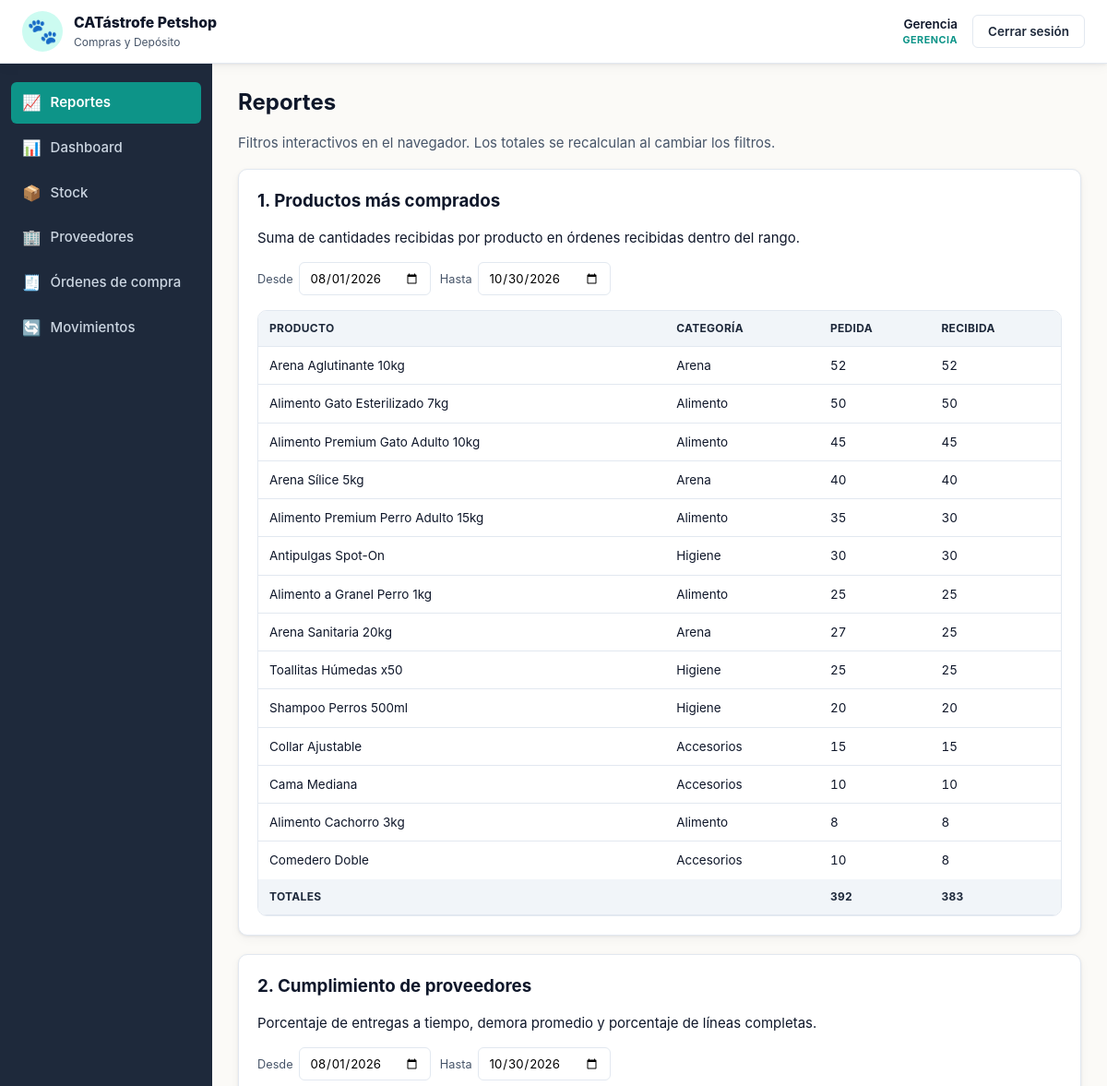
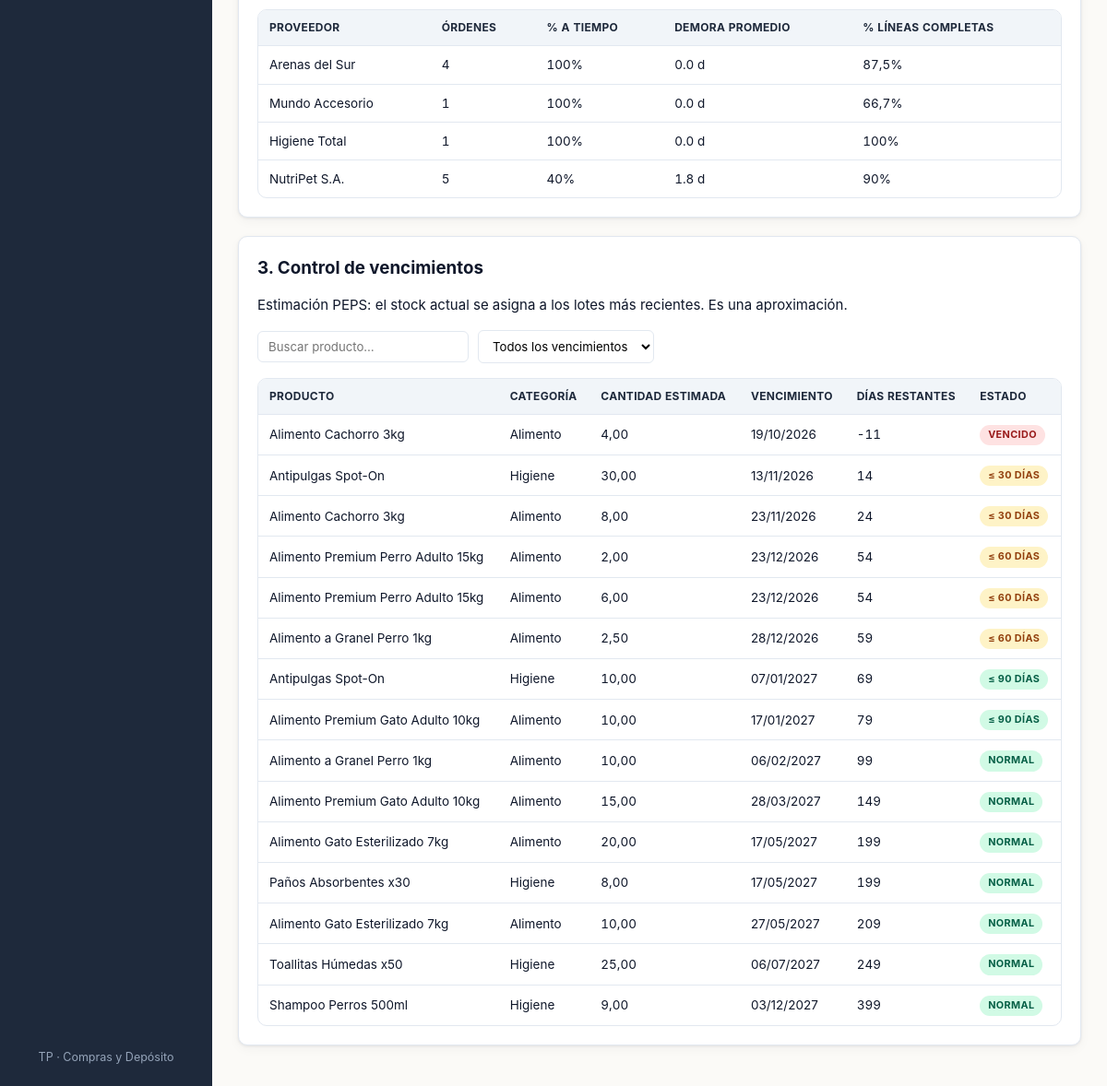
Page /views/reportes.php (signed in) on the committed database (2 pictures, top to bottom).
### tables this page shows
CREATE TABLE movimientos_deposito (
    id                 INT AUTO_INCREMENT PRIMARY KEY,
    producto_id        INT NOT NULL,
    usuario_id         INT NOT NULL,
    motivo_id          INT NOT NULL,
    orden_id           INT NULL,
    tipo               ENUM('entrada','salida') NOT NULL,
    cantidad           DECIMAL(10,2) NOT NULL,
    fecha_vencimiento  DATE NULL,
    fecha              DATETIME NOT NULL DEFAULT CURRENT_TIMESTAMP,
    CONSTRAINT fk_mov_prod  FOREIGN KEY (producto_id) REFERENCES productos(id)           ON DELETE RESTRICT,
    CONSTRAINT fk_mov_user  FOREIGN KEY (usuario_id)  REFERENCES usuarios(id)            ON DELETE RESTRICT,
    CONSTRAINT fk_mov_mot   FOREIGN KEY (motivo_id)   REFERENCES motivos_movimiento(id)  ON DELETE RESTRICT,
    CONSTRAINT fk_mov_orden FOREIGN KEY (orden_id)    REFERENCES ordenes_compra(id)      ON DELETE RESTRICT,
    CONSTRAINT chk_mov_cant CHECK (cantidad > 0)
);

CREATE TABLE productos (
    id              INT AUTO_INCREMENT PRIMARY KEY,
    categoria_id    INT NOT NULL,
    proveedor_id    INT NOT NULL,
    nombre          VARCHAR(120) NOT NULL,
    descripcion     TEXT,
    stock_actual    DECIMAL(10,2) NOT NULL DEFAULT 0,
    stock_minimo    DECIMAL(10,2) NOT NULL DEFAULT 0,
    stock_maximo    DECIMAL(10,2) NOT NULL DEFAULT 0,
    unidad_medida   VARCHAR(20) NOT NULL DEFAULT 'unidad',
    activo          TINYINT(1) NOT NULL DEFAULT 1,
    CONSTRAINT fk_prod_cat  FOREIGN KEY (categoria_id) REFERENCES categorias(id) ON DELETE RESTRICT,
    CONSTRAINT fk_prod_prov FOREIGN KEY (proveedor_id) REFERENCES proveedores(id) ON DELETE RESTRICT,
    CONSTRAINT chk_prod_stock_actual CHECK (stock_actual >= 0),
    CONSTRAINT chk_prod_stock_min    CHECK (stock_minimo >= 0),
    CONSTRAINT chk_prod_stock_max    CHECK (stock_maximo >= stock_minimo)
);

CREATE TABLE categorias (
    id                    INT AUTO_INCREMENT PRIMARY KEY,
    nombre                VARCHAR(80) NOT NULL UNIQUE,
    controla_vencimiento  TINYINT(1) NOT NULL DEFAULT 0
);

### includes/funciones.php (called while the page is built, shortened)
<?php
function e($v): string
{
    return htmlspecialchars((string)$v, ENT_QUOTES, 'UTF-8');
}
function obtener_lotes_peps(PDO $pdo): array
{
    $sql = "SELECT m.id, m.producto_id, p.nombre AS producto, c.nombre AS categoria,
                   m.cantidad, m.fecha, m.fecha_vencimiento, p.stock_actual
            FROM movimientos_deposito m
            JOIN productos p   ON p.id = m.producto_id
            JOIN categorias c  ON c.id = p.categoria_id
            WHERE m.tipo = 'entrada' AND m.fecha_vencimiento IS NOT NULL
              AND p.activo = 1 AND c.controla_vencimiento = 1
            ORDER BY m.producto_id, m.fecha DESC, m.id DESC";
    $rows = $pdo->query($sql)->fetchAll();
    $por_producto = [];
    foreach ($rows as $r) {
        $por_producto[(int)$r['producto_id']][] = $r;
    }
    $hoy_ts = strtotime('today');
    $lotes = [];
    foreach ($por_producto as $pid => $lista) {
        $stock = (float)$lista[0]['stock_actual'];
        foreach ($lista as $lot) {
            if ($stock <= 0) {
                break;
            }
            $asignado = min($stock, (float)$lot['cantidad']);
            $stock -= $asignado;
            $venc_ts = strtotime((string)$lot['fecha_vencimiento']);
            $dias = (int)ceil(($venc_ts - $hoy_ts) / 86400);
            if ($dias < 0) {
                $ventana = 'vencido';
            } elseif ($dias <= 30) {
                $ventana = '30';
            } elseif ($dias <= 60) {
                $ventana = '60';
            } elseif ($dias <= 90) {
                $ventana = '90';
            } else {
                $ventana = 'normal';
            }
            $lotes[] = [
                'movimiento_id'     => (int)$lot['id'],
                'producto_id'       => $pid,
                'producto'          => $lot['producto'],
                'categoria'         => $lot['categoria'],
                'cantidad'          => $asignado,
                'fecha_entrada'     => $lot['fecha'],
                'fecha_vencimiento' => $lot['fecha_vencimiento'],
                'dias_restantes'    => $dias,
                'ventana'           => $ventana,
            ];
        }
    }
    return $lotes;
}

### views/reportes.php (the view, shortened to what this page needs)
<?php
require_once __DIR__ . '/../config/db.php';
require_once __DIR__ . '/../includes/funciones.php';
$lotes = obtener_lotes_peps($pdo);
$desde = date('Y-m-d', strtotime('-90 days'));
$hasta = date('Y-m-d');
require __DIR__ . '/../includes/header.php';
?>
<h1>Reportes</h1>
<p class="muted mb-3">Filtros interactivos en el navegador. Los totales se recalculan al cambiar los filtros.</p>
<div class="card">
    <h2>1. Productos más comprados</h2>
    <p class="hint">Suma de cantidades recibidas por producto en órdenes recibidas dentro del rango.</p>
    <div class="filters">
        <label>Desde <input type="date" id="comp-desde" value="<?= e($desde) ?>"></label>
        <label>Hasta <input type="date" id="comp-hasta" value="<?= e($hasta) ?>"></label>
    </div>
    <div class="table-wrap">
        <table class="table" id="tabla-compras">
            <thead>
                <tr><th>Producto</th><th>Categoría</th><th class="num">Pedida</th><th class="num">Recibida</th></tr>
            </thead>
            <tbody></tbody>
            <tfoot></tfoot>
        </table>
    </div>
</div>
<div class="card">
    <h2>2. Cumplimiento de proveedores</h2>
    <p class="hint">Porcentaje de entregas a tiempo, demora promedio y porcentaje de líneas completas.</p>
    <div class="filters">
        <label>Desde <input type="date" id="prov-desde" value="<?= e($desde) ?>"></label>
        <label>Hasta <input type="date" id="prov-hasta" value="<?= e($hasta) ?>"></label>
    </div>
    <div class="table-wrap">
        <table class="table" id="tabla-proveedores">
            <thead>
                <tr>
                    <th>Proveedor</th><th class="num">Órdenes</th>
                    <th class="num">% a tiempo</th><th class="num">Demora promedio</th>
                    <th class="num">% líneas completas</th>
                </tr>
            </thead>
            <tbody></tbody>
        </table>
    </div>
</div>
<div class="card">
    <h2>3. Control de vencimientos</h2>
    <p class="hint">Estimación PEPS: el stock actual se asigna a los lotes más recientes. Es una aproximación.</p>
    <div data-filtros-container>
        <div class="filters">
            <input type="text" data-filtro="texto" placeholder="Buscar producto…">
            <select data-filtro="ventana">
                <option value="">Todos los vencimientos</option>
            </select>
        </div>
        <div class="table-wrap">
            <table class="table" data-filtro-tabla>
                <thead>
                    <tr>
                        <th>Producto</th><th>Categoría</th>
                        <th class="num">Cantidad estimada</th>
                        <th>Vencimiento</th><th class="num">Días restantes</th><th>Estado</th>
                    </tr>
                </thead>
                <tbody>
                <?php foreach ($lotes as $l):
                    $ventanaLabel = match ($l['ventana']) {
                        'vencido' => ['Vencido', 'demora'],
                        '30'      => ['≤ 30 días', 'pendiente'],
                        '60'      => ['≤ 60 días', 'proximo'],
                        '90'      => ['≤ 90 días', 'normal'],
                        default   => ['Normal', 'normal'],
                    };
                ?>
                    <tr data-nombre="<?= e($l['producto']) ?>" data-ventana="<?= e($l['ventana']) ?>">
                        <td><?= e($l['producto']) ?></td>
                        <td><?= e($l['categoria']) ?></td>
                        <td class="num"><?= e(number_format((float)$l['cantidad'], 2, ',', '.')) ?></td>
                        <td><?= e(date('d/m/Y', strtotime($l['fecha_vencimiento']))) ?></td>
                        <td class="num"><?= (int)$l['dias_restantes'] ?></td>
                        <td><span class="badge badge-<?= e($ventanaLabel[1]) ?>"><?= e($ventanaLabel[0]) ?></span></td>
                    </tr>
                <?php endforeach; ?>
                </tbody>
            </table>
        </div>
    </div>
</div>
<?php
require __DIR__ . '/../includes/footer.php';

### assets/css/style.css (style rules this page uses)
:root { --blanco-calido: #fbfaf7; --gris-suave: #f1f5f9; --gris-borde: #e2e8f0; --gris-texto: #475569; --turquesa-900: #0f766e; --turquesa-700: #0d9488; --turquesa-500: #14b8a6; --turquesa-100: #ccfbf1; --verde-700: #059669; --verde-500: #10b981; --verde-100: #d1fae5; --magenta-700: #a21caf; --magenta-500: #d946ef; --magenta-100: #fae8ff; --azul-900: #0f172a; --azul-800: #1e293b; --azul-700: #334155; --ambar-100: #fef3c7; --ambar-500: #f59e0b; --rojo-100: #fee2e2; --rojo-500: #ef4444; --radio: 10px; --radio-sm: 6px; --sombra: 0 1px 3px rgba(15,23,42,.08), 0 4px 12px rgba(15,23,42,.04); --sombra-lg: 0 8px 30px rgba(15,23,42,.12); --fuente: -apple-system, BlinkMacSystemFont, "Segoe UI", Roboto, "Helvetica Neue", Arial, sans-serif; }
* { box-sizing: border-box; }
html, body { margin: 0; padding: 0; font-family: var(--fuente); background: var(--blanco-calido); color: var(--azul-900); font-size: 15px; line-height: 1.5; }
h1, h2, h3 { margin: 0 0 .5em; color: var(--azul-900); font-weight: 700; }
h1 { font-size: 1.6rem; }
h2 { font-size: 1.25rem; }
.card { background: #fff; border-radius: var(--radio); border: 1px solid var(--gris-borde); box-shadow: var(--sombra); padding: 20px; margin-bottom: 20px; }
.table-wrap { overflow-x: auto; border-radius: var(--radio); border: 1px solid var(--gris-borde); background: #fff; }
table.table { width: 100%; border-collapse: collapse; font-size: .9rem; }
table.table th, table.table td { padding: 10px 12px; text-align: left; border-bottom: 1px solid var(--gris-borde); vertical-align: middle; }
table.table th { background: var(--gris-suave); font-weight: 700; color: var(--azul-800); font-size: .8rem; text-transform: uppercase; letter-spacing: .3px; }
table.table tbody tr:last-child td { border-bottom: none; }
.num { text-align: right; font-variant-numeric: tabular-nums; }
.badge { display: inline-block; padding: 3px 9px; border-radius: 999px; font-size: .72rem; font-weight: 700; text-transform: uppercase; letter-spacing: .4px; }
.badge-proximo { background: var(--ambar-100); color: #92400e; }
.badge-normal { background: var(--verde-100); color: #065f46; }
.badge-pendiente { background: var(--ambar-100); color: #92400e; }
.badge-demora { background: var(--rojo-100); color: #991b1b; }
.filters { display: flex; flex-wrap: wrap; gap: 10px; margin-bottom: 16px; align-items: center; }
.filters input[type="text"], .filters input[type="date"], .filters select { padding: 8px 11px; border: 1px solid var(--gris-borde); border-radius: var(--radio-sm); font-family: inherit; font-size: .88rem; background: #fff; }
.filters input[type="text"] { min-width: 220px; }
.filters label { display: inline-flex; align-items: center; gap: 6px; font-size: .85rem; color: var(--gris-texto); }
.muted { color: var(--gris-texto); }
.mb-3 { margin-bottom: 16px; }

### rows in the picture
movimientos_deposito: producto.nombre "Alimento Cachorro 3kg", categorias.nombre "Alimento", cantidad "4,00", fecha_vencimiento "19/10/2026", dias_restantes "-11", ventanaLabel "VENCIDO"
movimientos_deposito: producto.nombre "Antipulgas Spot-On", categorias.nombre "Higiene", cantidad "30,00", fecha_vencimiento "13/11/2026", dias_restantes "14", ventanaLabel "≤ 30 DÍAS"
movimientos_deposito: producto.nombre "Alimento Cachorro 3kg", categorias.nombre "Alimento", cantidad "8,00", fecha_vencimiento "23/11/2026", dias_restantes "24", id "≤ 30 DÍAS"
movimientos_deposito: producto.nombre "Alimento Premium Perro Adulto 15kg", categorias.nombre "Alimento", cantidad "2,00", fecha_vencimiento "23/12/2026", dias_restantes "54", ventanaLabel "≤ 60 DÍAS"
movimientos_deposito: producto.nombre "Alimento Premium Perro Adulto 15kg", categorias.nombre "Alimento", cantidad "6,00", fecha_vencimiento "23/12/2026", dias_restantes "54", ventanaLabel "≤ 60 DÍAS"
movimientos_deposito: producto.nombre "Alimento a Granel Perro 1kg", categorias.nombre "Alimento", cantidad "2,50", fecha_vencimiento "28/12/2026", dias_restantes "59", ventanaLabel "≤ 60 DÍAS"
movimientos_deposito: producto.nombre "Antipulgas Spot-On", categorias.nombre "Higiene", cantidad "10,00", fecha_vencimiento "07/01/2027", dias_restantes "69", ventanaLabel "≤ 90 DÍAS"
movimientos_deposito: producto.nombre "Alimento Premium Gato Adulto 10kg", categorias.nombre "Alimento", cantidad "10,00", fecha_vencimiento "17/01/2027", dias_restantes "79", ventanaLabel "≤ 90 DÍAS"
movimientos_deposito: producto.nombre "Alimento a Granel Perro 1kg", categorias.nombre "Alimento", cantidad "10,00", fecha_vencimiento "06/02/2027", dias_restantes "99", ventanaLabel "NORMAL"
movimientos_deposito: producto.nombre "Alimento Premium Gato Adulto 10kg", categorias.nombre "Alimento", cantidad "15,00", fecha_vencimiento "28/03/2027", dias_restantes "149", ventanaLabel "NORMAL"
movimientos_deposito: producto.nombre "Alimento Gato Esterilizado 7kg", categorias.nombre "Alimento", cantidad "20,00", fecha_vencimiento "17/05/2027", dias_restantes "199", ventanaLabel "NORMAL"
movimientos_deposito: producto.nombre "Paños Absorbentes x30", categorias.nombre "Higiene", cantidad "8,00", fecha_vencimiento "17/05/2027", dias_restantes "199", ventanaLabel "NORMAL"
movimientos_deposito: producto.nombre "Alimento Gato Esterilizado 7kg", categorias.nombre "Alimento", cantidad "10,00", fecha_vencimiento "27/05/2027", dias_restantes "209", ventanaLabel "NORMAL"
movimientos_deposito: producto.nombre "Toallitas Húmedas x50", categorias.nombre "Higiene", cantidad "25,00", fecha_vencimiento "06/07/2027", dias_restantes "249", ventanaLabel "NORMAL"
movimientos_deposito: producto.nombre "Shampoo Perros 500ml", categorias.nombre "Higiene", cantidad "9,00", fecha_vencimiento "03/12/2027", dias_restantes "399", ventanaLabel "NORMAL"

### other values in the picture
$_SESSION['nombre'] "Gerencia"
$_SESSION['rol'] "GERENCIA"
$item['icon'] "📈"
$item['label'] "Reportes"
$item['icon'] "📊"
$item['label'] "Dashboard"
$item['icon'] "📦"
$item['label'] "Stock"
$item['icon'] "🏢"
$item['label'] "Proveedores"
$item['icon'] "🧾"
$item['label'] "Órdenes de compra"
$item['icon'] "🔄"
$item['label'] "Movimientos"
